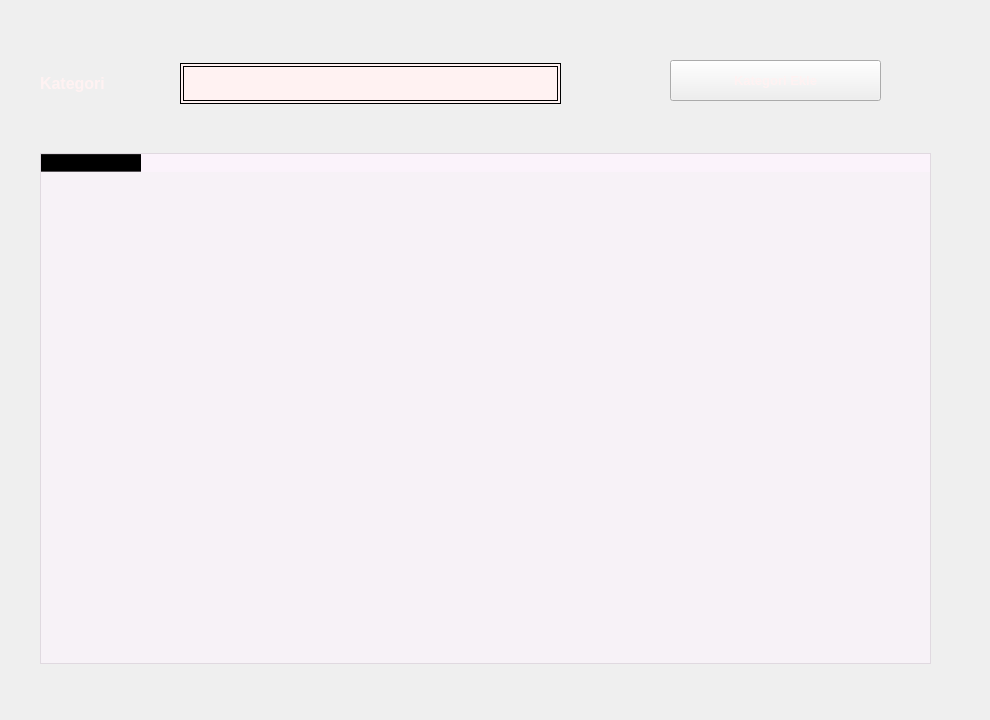
     <widget class="QWidget" name="tab_21">
      <attribute name="title">
       <string>KategoriEkle</string>
      </attribute>
      <widget class="QLineEdit" name="lineEdit_27">
       <property name="geometry">
        <rect>
         <x>180</x>
         <y>63</y>
         <width>381</width>
         <height>41</height>
        </rect>
       </property>
       <property name="styleSheet">
        <string notr="true">	border:4px double #000;
background-color: rgb(255, 242, 242);</string>
       </property>
      </widget>
      <widget class="QPushButton" name="pushButton_43">
       <property name="geometry">
        <rect>
         <x>670</x>
         <y>60</y>
         <width>211</width>
         <height>41</height>
        </rect>
       </property>
       <property name="font">
        <font>
         <pointsize>10</pointsize>
         <weight>75</weight>
         <bold>true</bold>
        </font>
       </property>
       <property name="styleSheet">
        <string notr="true">color: rgb(255, 242, 242);</string>
       </property>
       <property name="text">
        <string>Kategori Ekle</string>
       </property>
      </widget>
      <widget class="QTableWidget" name="tableWidget_12">
       <property name="geometry">
        <rect>
         <x>40</x>
         <y>153</y>
         <width>891</width>
         <height>511</height>
        </rect>
       </property>
       <property name="font">
        <font>
         <weight>75</weight>
         <bold>true</bold>
        </font>
       </property>
       <property name="styleSheet">
        <string notr="true">background-color: rgb(255, 244, 255,120);</string>
       </property>
       <column>
        <property name="text">
         <string>Kategori İsmi</string>
        </property>
        <property name="font">
         <font>
          <pointsize>9</pointsize>
          <weight>75</weight>
          <italic>true</italic>
          <bold>true</bold>
         </font>
        </property>
       </column>
      </widget>
      <widget class="QLabel" name="label_128">
       <property name="geometry">
        <rect>
         <x>40</x>
         <y>63</y>
         <width>121</width>
         <height>41</height>
        </rect>
       </property>
       <property name="font">
        <font>
         <pointsize>12</pointsize>
         <weight>75</weight>
         <bold>true</bold>
        </font>
       </property>
       <property name="styleSheet">
        <string notr="true">color: rgb(255, 242, 242);</string>
       </property>
       <property name="text">
        <string>Kategori</string>
       </property>
      </widget>
      <widget class="QLabel" name="label_129">
       <property name="geometry">
        <rect>
         <x>0</x>
         <y>0</y>
         <width>981</width>
         <height>711</height>
        </rect>
       </property>
       <property name="styleSheet">
        <string notr="true">border-image: url(:/img/img42.jpg);</string>
       </property>
       <property name="text">
        <string/>
       </property>
      </widget>
      <zorder>label_129</zorder>
      <zorder>lineEdit_27</zorder>
      <zorder>pushButton_43</zorder>
      <zorder>tableWidget_12</zorder>
      <zorder>label_128</zorder>
     </widget>
